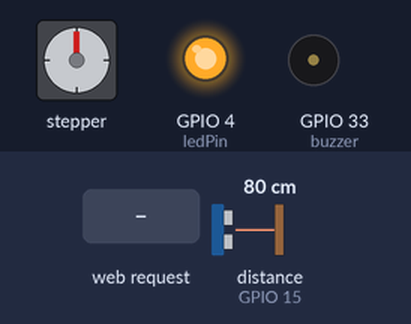
Simulated run of this program. Board: ESP32. Parts: stepper motor, output pins drawn as LEDs (lit = HIGH), buzzer (waves = sounding, pin HIGH). Wiring (inferred from the names in the program): ultrasonic range finder: trigger GPIO 2; echo GPIO 15. The test bench sets the inputs (shaded band); at power-on: distance to the obstacle (sensor on GPIO 15) 80 cm. The echo pulse lasts 58.3 µs per cm; WiFi joins after 1.5 s; servers stay silent unless stated; stepper angles assume 2048 steps per turn; pins used as bus, display or sensor lines are not drawn; what the program prints to the serial monitor is not drawn.

Above: at 2.7 s.
2.8 s: distance to the obstacle (sensor on GPIO 15) set to 7 cm
8.7 s: distance to the obstacle (sensor on GPIO 15) set to 4 cm
At 14.6 s:
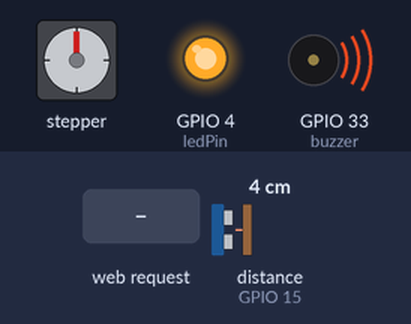
15.0 s: HTTP request GET /on received
At 18.6 s:
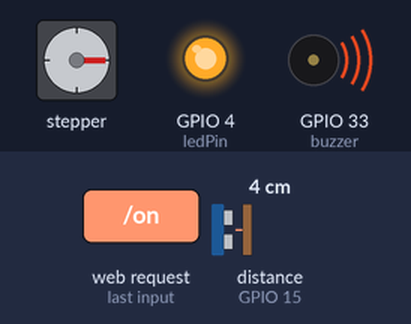
19.4 s: HTTP request GET /out received
At 23.6 s:
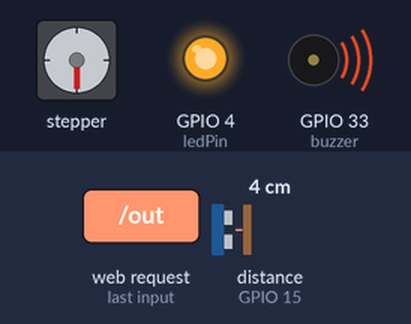
23.9 s: distance to the obstacle (sensor on GPIO 15) set to 9 cm
At 29.4 s:
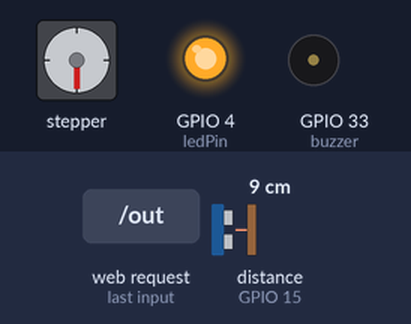
29.9 s: HTTP request GET /off received
At 33.4 s:
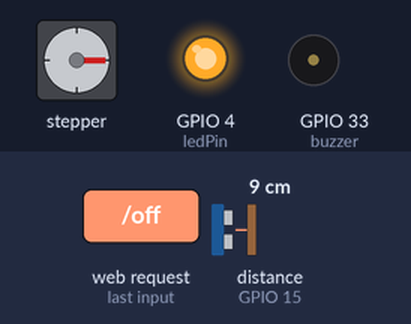
Timing chart, 0 to 34.9 s (numbered marks = the images above; inputs shaded):
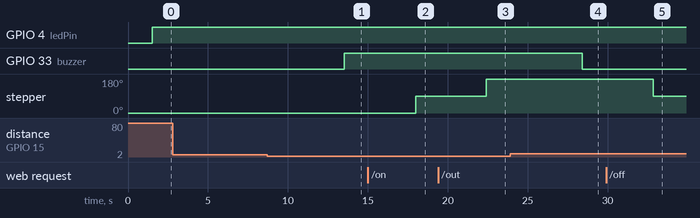

The program:

main.cpp
```cpp
/*yo need a
led pin
a stepper motor
esp32
ultrasonic sensor
buzzer
*/
#include <Arduino.h>
#include <WiFi.h>
#include <AsyncTCP.h>
#include <ESPAsyncWebServer.h>
#include <Stepper.h>
#include <FirebaseESP32.h>
#include <WiFi.h>
#include <string>


//Wifi configuration
const char* ssid = "ssid";
const char* password = "password";

//Firbase configuration
#define API_KEY "api"
#define DATABASE_URL "url"
FirebaseData fbdo;
FirebaseAuth auth;
FirebaseConfig config;


const char* PARAM_INPUT_1 = "input1";


//declarations for stepper motor / ulltrasonic / buzzer /
#define ledPin 4
#define SOUND_SPEED 0.034
const int trigPin = 2;
const int echoPin = 15;
const int buzzer = 33;
long duration;
float distanceCm;
int  CarsNumber =0;
Stepper myStepper( 2048,25,27,26,14);

AsyncWebServer server(80);


//main page intrface
const char index_html[] PROGMEM = R"rawliteral(
<!DOCTYPE HTML>
<html>
<head>
<script>
    if (carExist) {
        document.write('<p>car exists</p>');
    }
</script>

  <title>Toggle LED</title>
  <meta name="viewport" content="width=device-width, initial-scale=1">
  <style>
    .button {
      display: inline-block;
      padding: 10px 20px;
      margin-right: 10px;
      background-color: #4CAF50;
      color: white;
      border: none;
      border-radius: 5px;
      text-align: center;
      text-decoration: none;
      font-size: 16px;
    }
  </style>
</head>
<body>
  <p>
    <a href="/on"><button class="button">Add new Car</button></a>
    <a href="/out"><button class="button">car out</button></a>
    <a href="/off"><button class="button">Close</button></a>
  </p>
</body>
</html>)rawliteral";


//second page interface
const char indet_html[] PROGMEM = R"rawliteral(
<!DOCTYPE HTML><html><head>
  <title>ESP Input Form</title>
  <meta name="viewport" content="width=device-width, initial-scale=1">
   <style>
    .button {
      display: inline-block;
      padding: 10px 20px;
      margin-right: 10px;
      background-color: #4CAF50;
      color: white;
      border: none;
      border-radius: 5px;
      text-align: center;
      text-decoration: none;
      font-size: 16px;
    }
  </style>
  </head><body>
  <p>car entered successfully write her code</p>
  <form action="/get">
    input1: <input type="text" name="input1">
    <input type="submit" value="Submit">
  </form><br>
  <a href="/off"><button class="button">Close the barrier </button></a>
</body></html>)rawliteral";

bool carExist = false;

void notFound(AsyncWebServerRequest *request) {
  request->send(404, "text/plain", "Not found");
}

void setup() {
  //wifia installation station mode
  Serial.begin(115200);
  pinMode(ledPin, OUTPUT);
   pinMode(buzzer,OUTPUT);
   pinMode(trigPin, OUTPUT);
  pinMode(echoPin, INPUT);
   myStepper.setSpeed(5);
  WiFi.mode(WIFI_STA);
  WiFi.begin(ssid, password);

  while (WiFi.status() != WL_CONNECTED) {
    delay(500);
    Serial.print(".");
  }

  Serial.println();
  Serial.print("IP Address: ");
  Serial.println(WiFi.localIP());


//main page opening
  server.on("/", HTTP_GET, [](AsyncWebServerRequest *request){

    request->send_P(200, "text/html", index_html);
  });


//the lgic when you clic in the buton add car
  server.on("/on", HTTP_GET, [] (AsyncWebServerRequest *request) {
    if  (CarsNumber<4){
      CarsNumber++;
   myStepper.step(512);
    request->send_P(200, "text/html", indet_html);}
    else{
        request->send(200, "text/html", "<p>Sorry, parking is full of cars </p>" \
"<br><a href=\"/\">Return to Home Page</a>");

    }
  });

//when car get out it is decremented from cars number in the garage
    server.on("/out", HTTP_GET, [] (AsyncWebServerRequest *request) {
    if  (CarsNumber>0){
      CarsNumber--;
   myStepper.step(512);
           request->send(200, "text/html", "<p>new car is out </p>" \
"<br><a href=\"/\">Return to Home Page</a>");
   }


  });


//close the barrier
    server.on("/off", HTTP_GET, [] (AsyncWebServerRequest *request) {
    myStepper.step(-512);
     request->send_P(200, "text/html", index_html);
  });


//the logic to add the car  To firebase

   server.on("/get", HTTP_GET, [] (AsyncWebServerRequest *request) {
    String inputMessage;
    String inputParam;

    // GET input1 value on <ESP_IP>/get?input1=<inputMessage>
    if (request->hasParam(PARAM_INPUT_1)) {
      inputMessage = request->getParam(PARAM_INPUT_1)->value();
      inputParam = PARAM_INPUT_1;


       String s="/cars/"+inputMessage;
       Serial.println(s);
        if (Firebase.setString(fbdo,s,"entered")) {
      Serial.println("Int write PASSED");
    } else {
      Serial.println("Int write FAILED");

    }


      Serial.println("success");
    } else {


      inputMessage = "No message sent";
      inputParam = "none";
    }
    Serial.println(inputMessage);
    request->send(200, "text/html", "HTTP GET request sent to your ESP on input field ("
+ inputParam + ") with value: " + inputMessage +
"<br><a href=\"/\">Return to Home Page</a>");
  });


  server.onNotFound(notFound);
  server.begin();

   /* Assign the RTDB URL (required) */
    config.api_key = API_KEY;
  config.database_url = DATABASE_URL;


  /* Sign up */
  if (Firebase.signUp(&config, &auth, "", "")){
    Serial.println("ok");

  }
  Firebase.begin(&config, &auth);
  Firebase.reconnectWiFi(true);

}

void loop() {
    digitalWrite(trigPin, LOW);
  delayMicroseconds(2);
  // Sets the trigPin on HIGH state for 10 micro seconds
  digitalWrite(trigPin, HIGH);
  delayMicroseconds(10);
  digitalWrite(trigPin, LOW);

  // Reads the echoPin, returns the sound wave travel time in microseconds
  duration = pulseIn(echoPin, HIGH);

  // Calculate the distance
  distanceCm = duration * SOUND_SPEED/2;


  // Prints the distance in the Serial Monitor
  Serial.print("Distance (cm): ");
  Serial.println(distanceCm);
if (distanceCm <5){
  digitalWrite(ledPin, HIGH);
  digitalWrite(buzzer,100);
  delay(1000);
}
else {
    digitalWrite(ledPin, HIGH);
    digitalWrite(buzzer,LOW);
    delay (1000);
}

  delay(5000);


}
```

Measured:
- the behaviour switches between 6 and 5 cm on distance to the obstacle (sensor on GPIO 15) (found by bisection; images 0 and 1)
- after the input at 2.8 s, every drawn part: stays the same
- after the input at 8.7 s, GPIO 33 (buzzer): LOW → HIGH after 4.8 s
- after the input at 15.0 s, stepper: turns 90° clockwise, starting after 3.0 s
- after the input at 19.4 s, stepper: turns 90° clockwise, starting after 3.0 s
- after the input at 23.9 s, GPIO 33 (buzzer): HIGH → LOW after 4.5 s
- after the input at 29.9 s, stepper: turns 90° counter-clockwise, starting after 3.0 s
